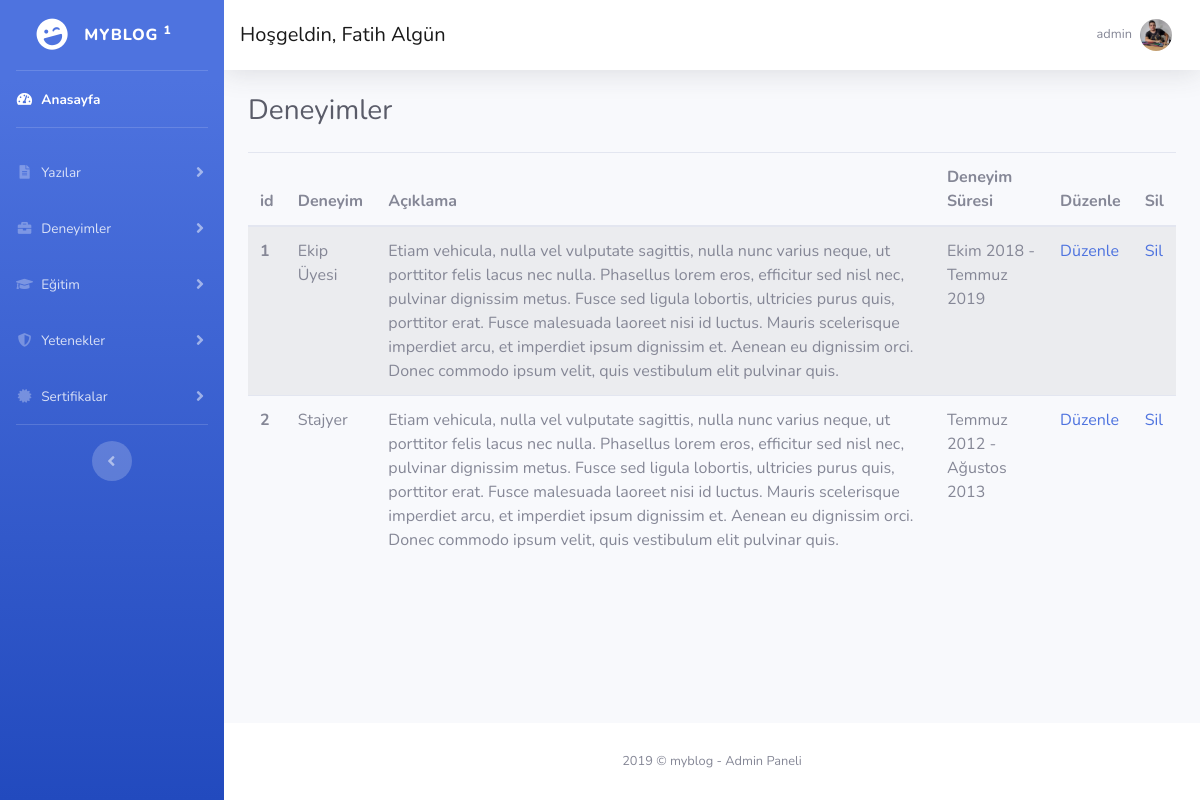
/admin/index.php?sayfa=deneyimliste (signed in), run on the app's committed database.
### tables this page shows
CREATE TABLE `deneyimler` (
  `id` int(11) NOT NULL,
  `deneyim` varchar(255) NOT NULL,
  `firma` varchar(255) NOT NULL,
  `aciklama` text NOT NULL,
  `calisma_suresi` varchar(255) NOT NULL
);

### admin/index.php (called while the page is built, shortened)
<?php
if (isset($_SESSION['giris'])){
	include 'functions/globalfunctions.php';
	include 'pages/header.php';
	include 'pages/navs.php';
	include 'pages/navbar.php';
	yonlendir();
	include 'pages/footer.php';
}
else
{
	include 'pages/login.php';
}

### admin/functions/db.php (called while the page is built, shortened)
<?php
class DB {
	static $pdo = null;
	static $charset = 'UTF8';
	static $last_stmt = null;
	public static function instance()
	{
		return
			self::$pdo == null ?
				self::init() :
				self::$pdo;
	}
	public static function init()
	{
		self::$pdo = new PDO(
			'mysql:host=' . MYSQL_HOST .';dbname=' . MYSQL_DB,
			MYSQL_USER,
			MYSQL_PASS
		);
		self::$pdo->exec('SET NAMES `' . self::$charset . '`');
		self::$pdo->setAttribute(PDO::ATTR_DEFAULT_FETCH_MODE, PDO::FETCH_OBJ);
		return self::$pdo;
	}
	public static function query($query, $bindings = null)
	{
		if(is_null($bindings))
		{
			if(!self::$last_stmt = self::instance()->query($query))
				return false;
		}
		else
		{
			self::$last_stmt = self::prepare($query);
			if(!self::$last_stmt->execute($bindings))
				return false;
		}
		return self::$last_stmt;
	}
	public static function getRow($query, $bindings = null)
	{
		if(!$stmt = self::query($query, $bindings))
			return false;
		return $stmt->fetch();
	}
	public static function get($query, $bindings = null)
	{
		if(!$stmt = self::query($query, $bindings))
			return false;
		$result = array();
		foreach($stmt as $row)
			$result[] = $row;
		return $result;
	}
	public static function __callStatic($name, $arguments)
	{
		return call_user_func_array(
			array(self::instance(), $name),
			$arguments
		);
	}
}

### admin/pages/deneyimliste.php (the view, shortened to what this page needs)
        <div class="container-fluid">
	<div class="d-sm-flex align-items-center justify-content-between mb-4 ">
       <h1 class="h3 mb-0 text-gray-800">Deneyimler</h1> </div>
	<?php $deneyimler = cokluvericek('deneyimler'); ?>
	<table class="table table-striped table-responsive-xl">
  <thead>
    <tr>
      <th scope="col">id</th>
      <th scope="col">Deneyim</th>
      <th scope="col">Açıklama</th>
      <th scope="col">Deneyim Süresi</th>
	  <th scope="col">Düzenle</th>
	  <th scope="col">Sil</th>
    </tr>
  </thead>
  <tbody>
	<?php foreach ($deneyimler as $deneyim) {
    echo '<tr>
      <th scope="row">' . $deneyim -> id . '</th>
	  <td>'. $deneyim -> deneyim .'</td>
      <td> ' . $deneyim -> aciklama . '</td>
      <td>'. $deneyim -> calisma_suresi  .'</td>
	  <td> <a href="index.php?sayfa=deneyimduzenle&id='. $deneyim -> id .'"> Düzenle </a></td>
	  <td> <a href="index.php?sayfa=delete&tablo=deneyimler&sil='. $deneyim -> id.'"> Sil </a></td>
    </tr>';
	} ?>
  </tbody>
</table>
        </div>

### admin/pages/navbar.php (shortened to what this page needs)
<?php if (defined('guvenlik')!=True) die('Git Buradan!');
$kullanici = teksatircek('login', 'id ', '1');
?>
	<div id="content-wrapper" class="d-flex flex-column">
      <div id="content">
        <nav class="navbar navbar-expand navbar-light bg-white topbar mb-4 static-top shadow">
		  <span class="navbar-brand">Hoşgeldin, <?php echo $kullanici -> name ?></span>
          <ul class="navbar-nav ml-auto">
            <li class="nav-item dropdown no-arrow">
              <a class="nav-link dropdown-toggle" href="#" id="userDropdown" role="button" data-toggle="dropdown" aria-haspopup="true" aria-expanded="false">
                <span class="mr-2 d-none d-lg-inline text-gray-600 small"><?php echo $kullanici -> user ?></span>
                <img class="img-profile rounded-circle" src="<?php echo $kullanici -> resim ?>">
              </a>
            </li>
          </ul>
        </nav>

### data on the page
deneyimler: id "1", deneyim "Ekip Üyesi", aciklama "Etiam vehicula, nulla vel vulputate sagittis, nulla nunc varius neque, ut porttitor felis lacus nec nulla. Phasellus lorem eros, efficitur sed nisl nec, pulvinar dignissim metus. Fusce sed ligula lobortis, ultricies purus quis, porttitor erat. Fusce malesuada laoreet nisi id luctus. Mauris scelerisque imperdiet arcu, et imperdiet ipsum dignissim et. Aenean eu dignissim orci. Donec commodo ipsum velit, quis vestibulum elit pulvinar quis.", calisma_suresi "Ekim 2018 - Temmuz 2019"
deneyimler: id "2", deneyim "Stajyer", aciklama "Etiam vehicula, nulla vel vulputate sagittis, nulla nunc varius neque, ut porttitor felis lacus nec nulla. Phasellus lorem eros, efficitur sed nisl nec, pulvinar dignissim metus. Fusce sed ligula lobortis, ultricies purus quis, porttitor erat. Fusce malesuada laoreet nisi id luctus. Mauris scelerisque imperdiet arcu, et imperdiet ipsum dignissim et. Aenean eu dignissim orci. Donec commodo ipsum velit, quis vestibulum elit pulvinar quis.", calisma_suresi "Temmuz 2012 - Ağustos 2013"

### other printed values
$kullanici -> name "Fatih Algün"
$kullanici -> user "admin"
